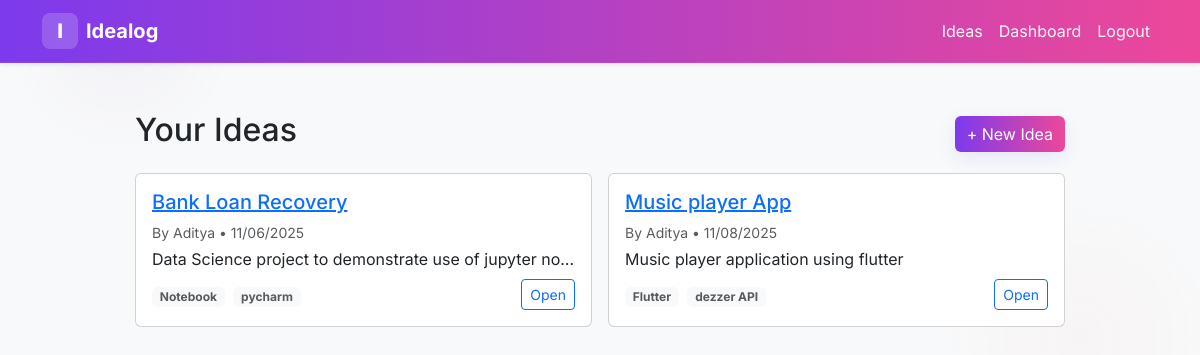
The app's page /ideas/ (signed in) with its own data.
### ideas/models.py (models this page shows, shortened)
class Idea(models.Model):
    STATUS_CHOICES = [
        ('pending', 'Pending'),
        ('approved', 'Approved'),
        ('rejected', 'Rejected'),
    ]
    title = models.CharField(max_length=200)
    description = models.TextField()
    status = models.CharField(choices=STATUS_CHOICES, default='pending', max_length=20)
    created_at = models.DateTimeField(auto_now_add=True)
    created_by = models.ForeignKey(settings.AUTH_USER_MODEL, on_delete=models.CASCADE, related_name='ideas')
    collaborators = models.ManyToManyField(settings.AUTH_USER_MODEL, blank=True, related_name='collaborations')
    tags = models.CharField(blank=True, max_length=200)

### ideas/views.py (the view)
# urls.py: path('', views.idea_list, name='idea_list'),
@login_required
def idea_list(request):
    ideas = Idea.objects.filter(created_by=request.user)
    return render(request, 'ideas/idea_list.html', {'ideas': ideas})

### ideas/templatetags/idea_tags.py (called while the page is built)
@register.filter
def split_tags(value, sep=','):
    if not value:
        return []
    try:
        parts = [p.strip() for p in value.split(sep) if p.strip()]
        return parts
    except Exception:
        return []

### templates/ideas/idea_list.html
{% extends 'base.html' %}
{% load idea_tags %}
{% block content %}
  <div class="col-md-10 mx-auto">
    <div class="d-flex justify-content-between align-items-center mb-3">
      <h2>Your Ideas</h2>
      <a class="btn btn-primary btn-animated" href="{% url 'ideas:idea_create' %}">+ New Idea</a>
    </div>
    {% if ideas %}
      <div class="row g-3">
        {% for idea in ideas %}
          <div class="col-md-6" data-aos="zoom-in">
            <div class="card p-3 h-100">
              <h5><a href="{% url 'ideas:idea_detail' idea.pk %}">{{ idea.title }}</a></h5>
              <p class="mb-1 text-muted small">By {{ idea.created_by.username }} • {{ idea.created_at|date:"SHORT_DATE_FORMAT" }}</p>
              <p class="mb-2 text-truncate">{{ idea.description }}</p>
              <div class="d-flex justify-content-between align-items-center">
                <div>
                  {% if idea.tags %}
                    {% for tag in idea.tags|split_tags %}
                      <span class="badge bg-light text-muted me-1">{{ tag }}</span>
                    {% endfor %}
                  {% endif %}
                </div>
                <div>
                  <a class="btn btn-sm btn-outline-primary" href="{% url 'ideas:idea_detail' idea.pk %}">Open</a>
                </div>
              </div>
            </div>
          </div>
        {% endfor %}
      </div>
    {% else %}
      <p>You haven't submitted any ideas yet.</p>
    {% endif %}
  </div>
{% endblock %}

### templates/base.html (shortened to what this page needs)
<!DOCTYPE html>
<html>
<head>
    <link href="https://cdn.jsdelivr.net/npm/bootstrap@5.3.2/dist/css/bootstrap.min.css" rel="stylesheet">
    <link href="https://unpkg.com/aos@2.3.1/dist/aos.css" rel="stylesheet">
    {% load static %}
    <link href="{% static 'css/site.css' %}" rel="stylesheet">
</head>
<body class="bg-light">
<nav class="navbar navbar-expand-lg navbar-dark shadow-sm navbar-gradient">
  <div class="container">
  <a class="navbar-brand d-flex align-items-center" href="{% url 'dashboard:home' %}">
      <span class="brand-badge">I</span>
      <span class="ms-2 brand-text">Idealog</span>
    </a>
    <div class="collapse navbar-collapse" id="navMenu">
      <ul class="navbar-nav ms-auto align-items-lg-center">
        {% if user.is_authenticated %}
          <li class="nav-item"><a class="nav-link nav-animate" href="{% url 'ideas:index' %}">Ideas</a></li>
          <li class="nav-item"><a class="nav-link nav-animate" href="{% url 'dashboard:home' %}">Dashboard</a></li>
          <li class="nav-item"><a class="nav-link nav-animate" href="{% url 'logout' %}">Logout</a></li>
        {% else %}
          <li class="nav-item"><a class="nav-link nav-animate" href="{% url 'login' %}">Login</a></li>
          <li class="nav-item"><a class="nav-link nav-animate" href="{% url 'register' %}">Register</a></li>
        {% endif %}
      </ul>
    </div>
  </div>
</nav>
<main class="container my-5">
    {% block content %}{% endblock %}
</main>
</body>
</html>

### static/css/site.css (style rules this page uses)
:root { --brand-start: #6f42c1; --brand-end: #ff6b6b; --muted: #6c757d; --bg-soft: #f6f7fb; }
body { font-family: 'Inter', system-ui, -apple-system, 'Segoe UI', Roboto, 'Helvetica Neue', Arial;background: radial-gradient(circle at 10% 10%, rgba(111,66,193,0.04), transparent 10%), radial-gradient(circle at 90% 90%, rgba(255,107,107,0.03), transparent 12%), var(--bg-soft); }
.navbar-gradient { background: linear-gradient(90deg,var(--brand-start), var(--brand-end)); border-bottom: 1px solid rgba(255,255,255,0.06); }
.brand-badge { background: rgba(255,255,255,0.18); width:36px;height:36px;border-radius:8px;display:inline-flex;align-items:center;justify-content:center;font-weight:800;color:#fff }
.brand-text { font-weight:700;color:#fff }
.nav-link { color:rgba(255,255,255,0.95) !important }
.nav-animate { position:relative }
.btn-animated { box-shadow:0 8px 26px rgba(111,66,193,0.12);transition:transform .18s ease, box-shadow .18s ease }
.brand-badge { animation:badge-pop .7s ease both }
.btn-animated { background: linear-gradient(90deg, var(--brand-start), var(--brand-end)); border: none; color: #fff; box-shadow: 0 6px 18px rgba(99,102,241,0.12); transition: transform .18s ease, box-shadow .18s ease; }
:root { --brand-start: #7c3aed; --brand-end: #ec4899; }
.btn-animated { transition: transform .18s cubic-bezier(.2,.9,.2,1), box-shadow .18s ease, opacity .12s ease }

### records on screen
Idea: title "Bank Loan Recovery", created_by.username "Aditya", created_at "11/06/2025", description "Data Science project to demonstrate use of jupyter no…", tags "Notebook" "pycharm"
Idea: title "Music player App", created_by.username "Aditya", created_at "11/08/2025", description "Music player application using flutter", tags "Flutter" "dezzer API"
